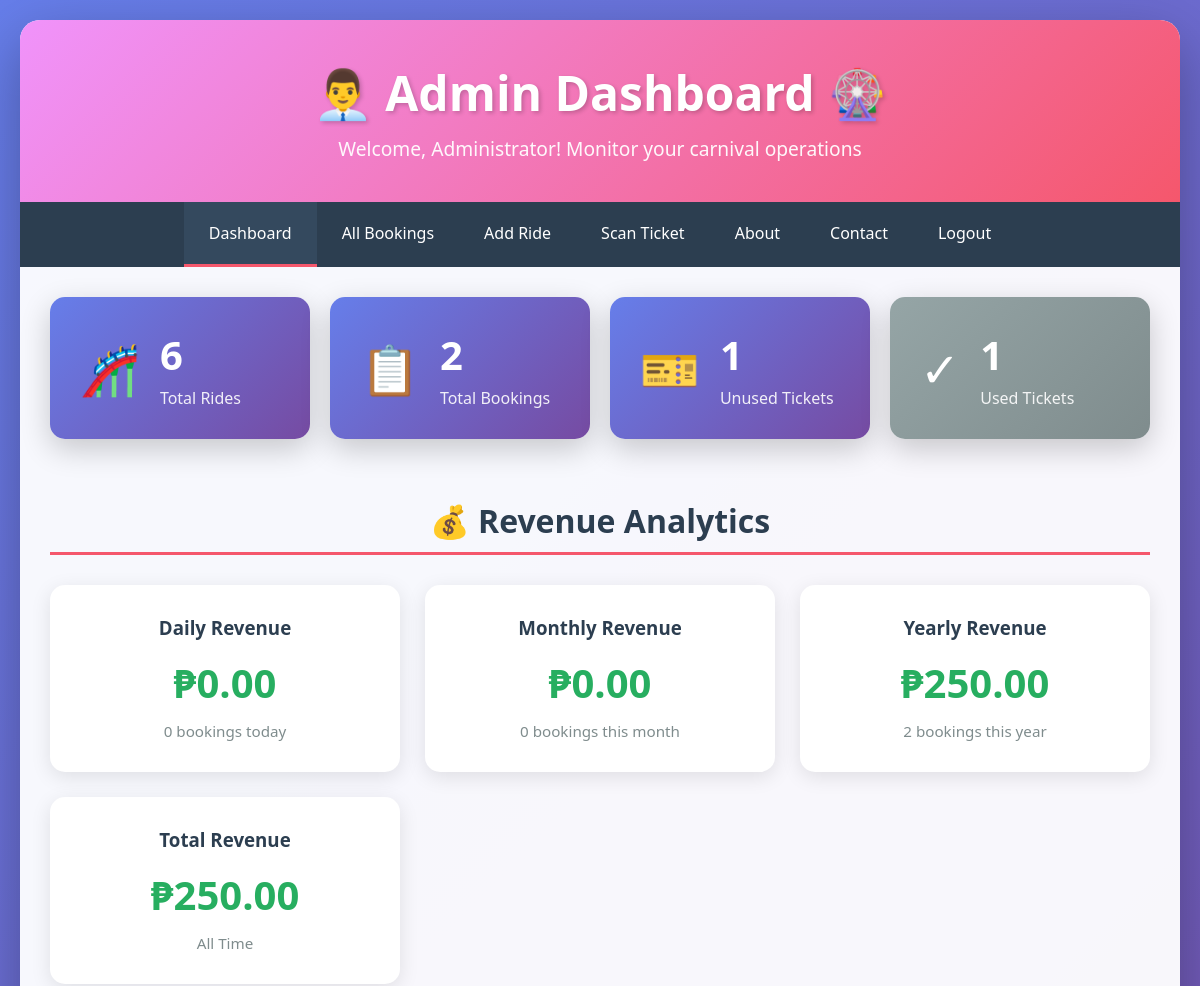
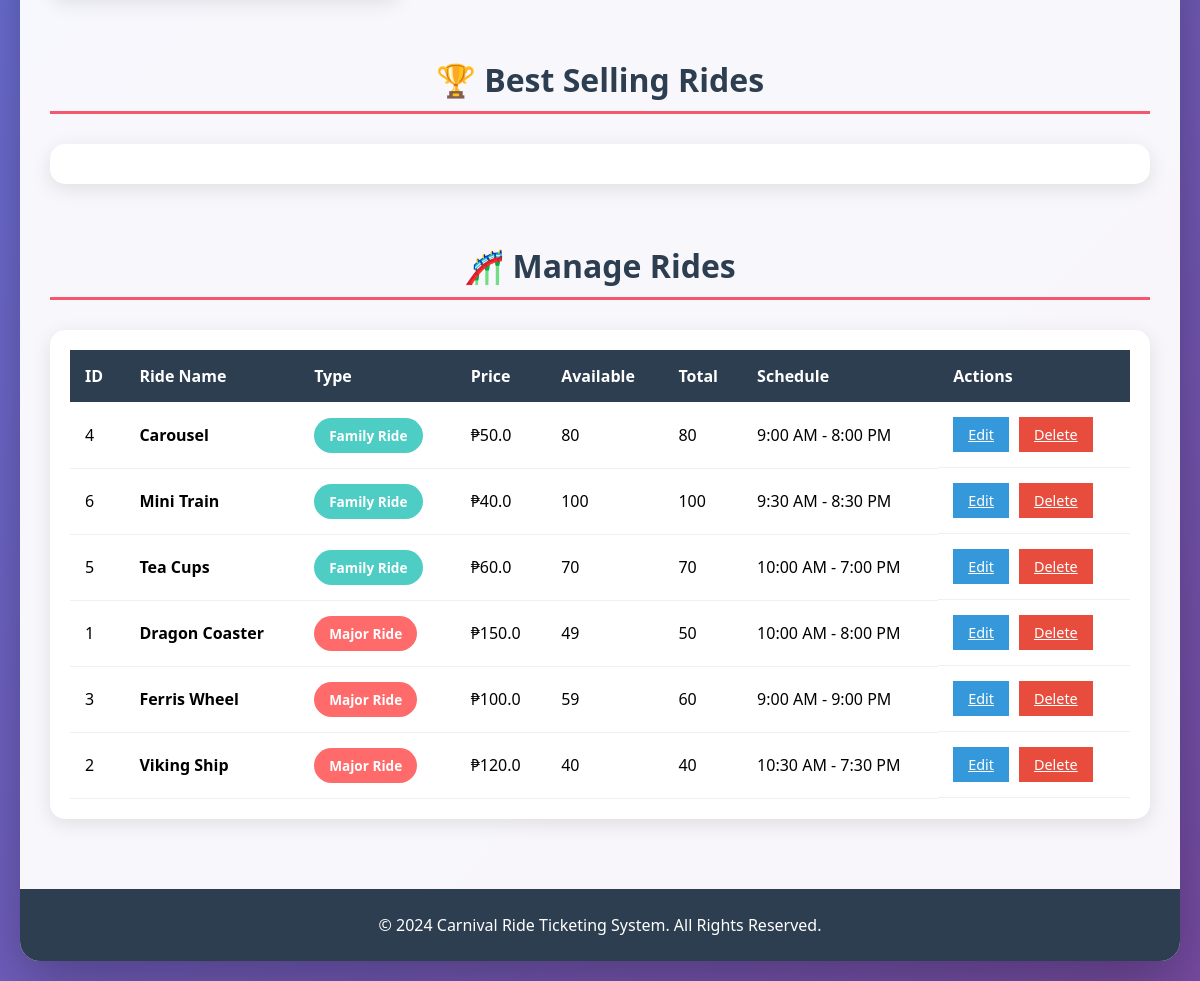
The page /admin/dashboard (signed in) on the database its author committed (2 pictures, top to bottom).
### tables this page shows
CREATE TABLE rides (
            id INTEGER PRIMARY KEY AUTOINCREMENT,
            name TEXT NOT NULL,
            type TEXT NOT NULL,
            price REAL NOT NULL,
            available_tickets INTEGER NOT NULL,
            total_tickets INTEGER NOT NULL,
            schedule TEXT NOT NULL,
            age_limit TEXT NOT NULL,
            height_limit TEXT NOT NULL,
            created_at TEXT NOT NULL
        );

### app.py (the view)
@app.route('/admin/dashboard')
@admin_required
def admin_dashboard():
    conn = get_db_connection()
    rides = conn.execute('SELECT * FROM rides ORDER BY type, name').fetchall()
    all_bookings = conn.execute('SELECT * FROM bookings ORDER BY id DESC').fetchall()
    total_rides = len(rides)
    total_bookings = len(all_bookings)
    unused_tickets = len([b for b in all_bookings if b['status'] == 'unused'])
    used_tickets = len([b for b in all_bookings if b['status'] == 'used'])
    total_revenue = sum([b['total_price'] for b in all_bookings])
    today = datetime.now().strftime('%Y-%m-%d')
    daily_bookings = [b for b in all_bookings if b['booking_time'].startswith(today)]
    daily_revenue = sum([b['total_price'] for b in daily_bookings])
    current_month = datetime.now().strftime('%Y-%m')
    monthly_bookings = [b for b in all_bookings if b['booking_time'].startswith(current_month)]
    monthly_revenue = sum([b['total_price'] for b in monthly_bookings])
    current_year = datetime.now().strftime('%Y')
    yearly_bookings = [b for b in all_bookings if b['booking_time'].startswith(current_year)]
    yearly_revenue = sum([b['total_price'] for b in yearly_bookings])
    ride_sales = {}
    for booking in all_bookings:
        items = conn.execute('SELECT * FROM booking_items WHERE booking_id = ?',
                             (booking['id'],)).fetchall()
        for item in items:
            if item['ride_name'] not in ride_sales:
                ride_sales[item['ride_name']] = 0
            ride_sales[item['ride_name']] += item['quantity']
    best_rides = sorted(ride_sales.items(), key=lambda x: x[1], reverse=True)[:5]
    conn.close()
    return render_template('admin_dashboard.html',
                           rides=rides,
                           total_rides=total_rides,
                           total_bookings=total_bookings,
                           unused_tickets=unused_tickets,
                           used_tickets=used_tickets,
                           total_revenue=total_revenue,
                           daily_bookings=len(daily_bookings),
                           daily_revenue=daily_revenue,
                           monthly_bookings=len(monthly_bookings),
                           monthly_revenue=monthly_revenue,
                           yearly_bookings=len(yearly_bookings),
                           yearly_revenue=yearly_revenue,
                           best_rides=best_rides)

### app.py (called while the page is built)
def get_db_connection():
    conn = sqlite3.connect('carnival.db')
    conn.row_factory = sqlite3.Row
    return conn

def admin_required(f):
    @wraps(f)
    def decorated_function(*args, **kwargs):
        if 'user_id' not in session or session.get('role') != 'admin':
            flash('Admin access required!', 'error')
            return redirect(url_for('login'))
        return f(*args, **kwargs)
    return decorated_function

### templates/admin_dashboard.html (shortened to what this page needs)
<!DOCTYPE html>
<html lang="en">
<head>
    <link rel="stylesheet" href="{{ url_for('static', filename='css/style.css') }}">
</head>
<body>
    <div class="container">
        <header class="header">
            <h1>👨‍💼 Admin Dashboard 🎡</h1>
            <p class="subtitle">Welcome, {{ session.full_name }}! Monitor your carnival operations</p>
        </header>
        <nav class="nav">
            <a href="{{ url_for('admin_dashboard') }}" class="nav-link active">Dashboard</a>
            <a href="{{ url_for('admin_bookings') }}" class="nav-link">All Bookings</a>
            <a href="{{ url_for('admin_add_ride') }}" class="nav-link">Add Ride</a>
            <a href="{{ url_for('scan_ticket') }}" class="nav-link">Scan Ticket</a>
            <a href="{{ url_for('about') }}" class="nav-link">About</a>
            <a href="{{ url_for('contact') }}" class="nav-link">Contact</a>
            <a href="{{ url_for('logout') }}" class="nav-link">Logout</a>
        </nav>
        <div class="stats-container">
            <div class="stat-card">
                <div class="stat-icon">🎢</div>
                <div class="stat-info">
                    <h3>{{ total_rides }}</h3>
                    <p>Total Rides</p>
                </div>
            </div>
            <div class="stat-card">
                <div class="stat-icon">📋</div>
                <div class="stat-info">
                    <h3>{{ total_bookings }}</h3>
                    <p>Total Bookings</p>
                </div>
            </div>
            <div class="stat-card">
                <div class="stat-icon">🎫</div>
                <div class="stat-info">
                    <h3>{{ unused_tickets }}</h3>
                    <p>Unused Tickets</p>
                </div>
            </div>
            <div class="stat-card stat-card-used">
                <div class="stat-icon">✓</div>
                <div class="stat-info">
                    <h3>{{ used_tickets }}</h3>
                    <p>Used Tickets</p>
                </div>
            </div>
        </div>
        <section class="revenue-section">
            <h2 class="section-title">💰 Revenue Analytics</h2>
            <div class="revenue-grid">
                <div class="revenue-card">
                    <h3>Daily Revenue</h3>
                    <p class="revenue-amount">₱{{ "%.2f"|format(daily_revenue) }}</p>
                    <span class="revenue-label">{{ daily_bookings }} bookings today</span>
                </div>
                <div class="revenue-card">
                    <h3>Monthly Revenue</h3>
                    <p class="revenue-amount">₱{{ "%.2f"|format(monthly_revenue) }}</p>
                    <span class="revenue-label">{{ monthly_bookings }} bookings this month</span>
                </div>
                <div class="revenue-card">
                    <h3>Yearly Revenue</h3>
                    <p class="revenue-amount">₱{{ "%.2f"|format(yearly_revenue) }}</p>
                    <span class="revenue-label">{{ yearly_bookings }} bookings this year</span>
                </div>
                <div class="revenue-card">
                    <h3>Total Revenue</h3>
                    <p class="revenue-amount">₱{{ "%.2f"|format(total_revenue) }}</p>
                    <span class="revenue-label">All Time</span>
                </div>
            </div>
        </section>
        <section class="best-rides-section">
            <h2 class="section-title">🏆 Best Selling Rides</h2>
            <div class="best-rides-list">
            </div>
        </section>
        <section class="rides-section">
            <h2 class="section-title">🎢 Manage Rides</h2>
            <div class="rides-table">
                <table>
                    <thead>
                        <tr>
                            <th>ID</th>
                            <th>Ride Name</th>
                            <th>Type</th>
                            <th>Price</th>
                            <th>Available</th>
                            <th>Total</th>
                            <th>Schedule</th>
                            <th>Actions</th>
                        </tr>
                    </thead>
                    <tbody>
                        {% for ride in rides %}
                        <tr>
                            <td>{{ ride.id }}</td>
                            <td><strong>{{ ride.name }}</strong></td>
                            <td><span class="ride-type {% if ride.type == 'Major Ride' %}major{% else %}family{% endif %}">{{ ride.type }}</span></td>
                            <td>₱{{ ride.price }}</td>
                            <td class="{% if ride.available_tickets == 0 %}text-danger{% endif %}">{{ ride.available_tickets }}</td>
                            <td>{{ ride.total_tickets }}</td>
                            <td>{{ ride.schedule }}</td>
                            <td class="actions-cell">
                                <a href="{{ url_for('admin_edit_ride', ride_id=ride.id) }}" class="btn-small btn-edit">Edit</a>
                                <a href="{{ url_for('admin_delete_ride', ride_id=ride.id) }}" class="btn-small btn-delete" onclick="return confirm('Are you sure you want to delete this ride?')">Delete</a>
                            </td>
                        </tr>
                        {% endfor %}
                    </tbody>
                </table>
            </div>
        </section>
        <footer class="footer">
            <p>&copy; 2024 Carnival Ride Ticketing System. All Rights Reserved.</p>
        </footer>
    </div>
</body>
</html>

### static/css/style.css (style rules this page uses)
* { margin: 0; padding: 0; box-sizing: border-box; }
body { font-family: 'Segoe UI', Tahoma, Geneva, Verdana, sans-serif; background: linear-gradient(135deg, #667eea 0%, #764ba2 100%); min-height: 100vh; padding: 20px; }
.container { max-width: 1400px; margin: 0 auto; background: rgba(255, 255, 255, 0.95); border-radius: 20px; box-shadow: 0 20px 60px rgba(0, 0, 0, 0.3); overflow: hidden; }
.header { background: linear-gradient(135deg, #f093fb 0%, #f5576c 100%); color: white; padding: 40px; text-align: center; }
.header h1 { font-size: 3em; margin-bottom: 10px; text-shadow: 2px 2px 4px rgba(0, 0, 0, 0.2); }
.subtitle { font-size: 1.2em; opacity: 0.95; }
.nav { background: #2c3e50; padding: 0; display: flex; justify-content: center; gap: 0; flex-wrap: wrap; }
.nav-link { color: white; text-decoration: none; padding: 20px 25px; display: inline-block; transition: all 0.3s; border-bottom: 3px solid transparent; }
.nav-link.active { background: #34495e; border-bottom: 3px solid #f5576c; }
.section-title { font-size: 2em; color: #2c3e50; margin-bottom: 30px; padding-bottom: 10px; border-bottom: 3px solid #f5576c; text-align: center; }
.stats-container { display: grid; grid-template-columns: repeat(auto-fit, minmax(250px, 1fr)); gap: 20px; padding: 30px; }
.stat-card { background: linear-gradient(135deg, #667eea 0%, #764ba2 100%); color: white; padding: 30px; border-radius: 15px; display: flex; align-items: center; gap: 20px; box-shadow: 0 10px 30px rgba(0, 0, 0, 0.2); transition: transform 0.3s; }
.stat-card-used { background: linear-gradient(135deg, #95a5a6 0%, #7f8c8d 100%); }
.stat-icon { font-size: 3em; }
.stat-info h3 { font-size: 2.5em; margin-bottom: 5px; }
.stat-info p { font-size: 1em; opacity: 0.9; }
.revenue-section { padding: 30px; }
.revenue-grid { display: grid; grid-template-columns: repeat(auto-fit, minmax(300px, 1fr)); gap: 25px; margin-top: 20px; }
.revenue-card { background: white; padding: 30px; border-radius: 15px; box-shadow: 0 5px 20px rgba(0, 0, 0, 0.1); text-align: center; }
.revenue-card h3 { color: #2c3e50; margin-bottom: 15px; }
.revenue-amount { font-size: 2.5em; font-weight: bold; color: #27ae60; margin: 10px 0; }
.revenue-label { color: #7f8c8d; font-size: 0.95em; }
.best-rides-section { padding: 30px; }
.best-rides-list { background: white; border-radius: 15px; padding: 20px; box-shadow: 0 5px 20px rgba(0, 0, 0, 0.1); }
.rides-section { padding: 30px; }
.ride-type { padding: 8px 15px; border-radius: 20px; font-size: 0.85em; font-weight: bold; }
.ride-type.major { background: #ff6b6b; color: white; }
.ride-type.family { background: #4ecdc4; color: white; }
.rides-table { background: white; border-radius: 15px; padding: 20px; overflow-x: auto; box-shadow: 0 5px 20px rgba(0, 0, 0, 0.1); }
.rides-table table { width: 100%; border-collapse: collapse; }
.rides-table th { background: #2c3e50; color: white; padding: 15px; text-align: left; }
.rides-table td { padding: 15px; border-bottom: 1px solid #ecf0f1; }
.actions-cell { display: flex; gap: 10px; }
.btn-small { padding: 8px 15px; font-size: 0.9em; width: auto; }
.btn-edit { background: #3498db; color: white; }
.btn-delete { background: #e74c3c; color: white; }
.footer { background: #2c3e50; color: white; text-align: center; padding: 20px; margin-top: 40px; }
.footer p { margin: 5px 0; }

### rows shown on the page
rides: id "4", name "Carousel", type "Family Ride", price "50.0", available_tickets "80", total_tickets "80", schedule "9:00 AM - 8:00 PM"
rides: id "6", name "Mini Train", type "Family Ride", price "40.0", available_tickets "100", total_tickets "100", schedule "9:30 AM - 8:30 PM"
rides: id "5", name "Tea Cups", type "Family Ride", price "60.0", available_tickets "70", total_tickets "70", schedule "10:00 AM - 7:00 PM"
rides: id "1", name "Dragon Coaster", type "Major Ride", price "150.0", available_tickets "49", total_tickets "50", schedule "10:00 AM - 8:00 PM"
rides: id "3", name "Ferris Wheel", type "Major Ride", price "100.0", available_tickets "59", total_tickets "60", schedule "9:00 AM - 9:00 PM"
rides: id "2", name "Viking Ship", type "Major Ride", price "120.0", available_tickets "40", total_tickets "40", schedule "10:30 AM - 7:30 PM"

### other values the page prints
{{ session.full_name }} "Administrator"
{{ total_rides }} "6"
{{ total_bookings }} "2"
{{ unused_tickets }} "1"
{{ used_tickets }} "1"
{{ "%.2f"|format(daily_revenue) }} "0.00"
{{ daily_bookings }} "0"
{{ "%.2f"|format(monthly_revenue) }} "0.00"
{{ monthly_bookings }} "0"
{{ "%.2f"|format(yearly_revenue) }} "250.00"
{{ yearly_bookings }} "2"
{{ "%.2f"|format(total_revenue) }} "250.00"
